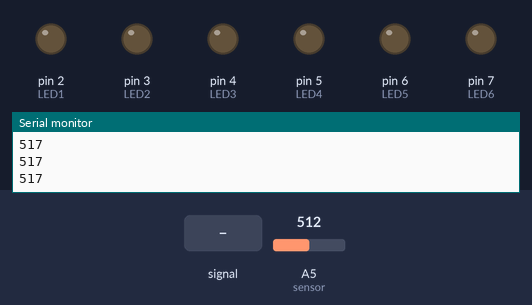
A sketch run on a simulated Arduino Uno, built with avr-gcc and run on an emulated ATmega328P. Parts: output pins drawn as LEDs (lit = HIGH), the last lines printed to the serial monitor. Dashed ring = blinking. The inputs (shaded band) are chosen by the test bench; at power-on: A5 (sensor) = 512.

Above: at 1.2 s.
1.3 s: A5 (sensor) fed a 200 Hz sine of ±460 counts around its level
At 2.04 s:
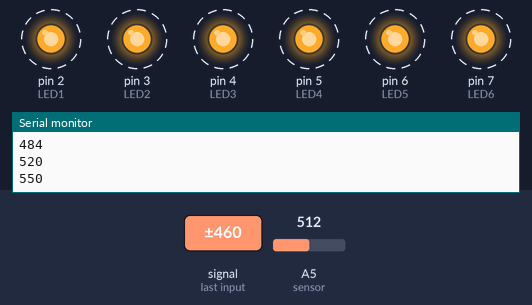
4.3 s: A5 (sensor) set to 551
5.8 s: A5 (sensor) fed a 200 Hz sine of ±255 counts around its level
At 6.98 s:
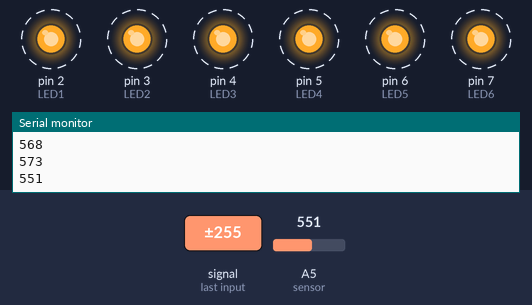
8.8 s: A5 (sensor) set to 535
At 8.8 s:
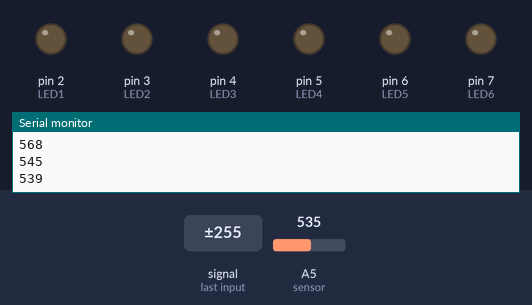
10.3 s: A5 (sensor) fed a 1000 Hz sine of ±255 counts around its level
At 10.55 s:
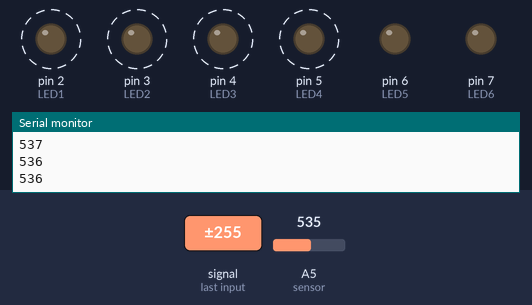
13.3 s: A5 (sensor) fed a 200 Hz sine of ±255 counts around its level
At 14.02 s:
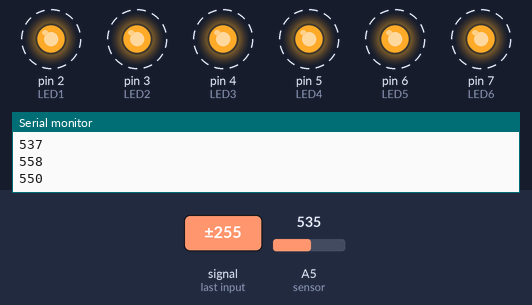
Timing chart, 0 to 17.3 s (numbered marks = the images above; inputs shaded):
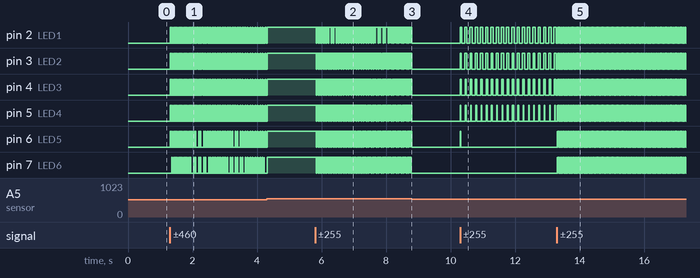

The sketch:

light_growing_on_music.ino
```cpp
int sensor = A5;
int LED1 = 2;
int LED2 = 3;
int LED3 = 4;
int LED4 = 5;
int LED5 = 6;
int LED6 = 7;


void setup()
{
Serial.begin(9600);
pinMode(LED1, OUTPUT);
pinMode(LED2, OUTPUT);
pinMode(LED3, OUTPUT);
pinMode(LED4, OUTPUT);
pinMode(LED5, OUTPUT);
pinMode(LED6, OUTPUT);

}

void loop()
{
long sum = 0;
for(int i=0; i<=100; i++) // taking 100 sample of sound
{
sum += analogRead(sensor);
}

sum = sum/100; // average the sample of sound

if (sum>=541) {digitalWrite(LED1, HIGH); }else {digitalWrite(LED1, LOW);}
if (sum>=542) {digitalWrite(LED2, HIGH); }else {digitalWrite(LED2, LOW);}
if (sum>=543) {digitalWrite(LED3, HIGH); }else {digitalWrite(LED3, LOW);}
if (sum>=544) {digitalWrite(LED4, HIGH); }else {digitalWrite(LED4, LOW);}
if (sum>=545) {digitalWrite(LED5, HIGH); }else {digitalWrite(LED5, LOW);}
if (sum>=546) {digitalWrite(LED6, HIGH); }else {digitalWrite(LED6, LOW);}
// delay(100);
Serial.println(sum);
}
```

Measured:
- after the input at 1.3 s, pin 2 (LED1), pin 3 (LED2), pin 4 (LED3), pin 5 (LED4), pin 6 (LED5): alternates HIGH for 0.01 s and LOW for 0.04 s, starting at once; pin 7 (LED6): alternates HIGH for 0.01 s and LOW for 0.04 s, starting after 0.06 s
- after the input at 4.3 s, pin 2 (LED1), pin 3 (LED2), pin 4 (LED3), pin 5 (LED4), pin 6 (LED5), pin 7 (LED6): goes on until 4.3 s, then stays HIGH
- after the input at 5.8 s, pin 2 (LED1), pin 3 (LED2), pin 4 (LED3): alternates HIGH for 0.04 s and LOW for 0.01 s, starting at once; pin 5 (LED4), pin 6 (LED5), pin 7 (LED6): alternates HIGH for 0.03 s and LOW for 0.01 s, starting at once
- after the input at 8.8 s, pin 2 (LED1), pin 3 (LED2), pin 4 (LED3), pin 5 (LED4), pin 6 (LED5), pin 7 (LED6): stops changing and stays LOW
- after the input at 10.3 s, pin 2 (LED1): alternates HIGH for 0.08 s and LOW for 0.09 s, starting at once; pin 3 (LED2): alternates HIGH for 0.06 s and LOW for 0.10 s, starting at once
- after the input at 13.3 s, pin 2 (LED1), pin 3 (LED2): alternates HIGH for 0.02 s and LOW for 0.02 s, starting at once; pin 4 (LED3), pin 5 (LED4), pin 6 (LED5), pin 7 (LED6): alternates HIGH for 0.02 s and LOW for 0.03 s, starting at once
